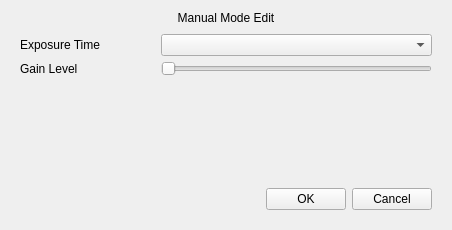
<?xml version="1.0" encoding="UTF-8"?>
<ui version="4.0">
 <class>EditManualMode</class>
 <widget class="QWidget" name="EditManualMode">
  <property name="geometry">
   <rect>
    <x>0</x>
    <y>0</y>
    <width>452</width>
    <height>230</height>
   </rect>
  </property>
  <property name="windowTitle">
   <string>Form</string>
  </property>
  <layout class="QVBoxLayout" name="verticalLayout_2">
   <property name="spacing">
    <number>0</number>
   </property>
   <item>
    <widget class="QLabel" name="label_title">
     <property name="text">
      <string>Manual Mode Edit</string>
     </property>
     <property name="alignment">
      <set>Qt::AlignCenter</set>
     </property>
    </widget>
   </item>
   <item>
    <widget class="QWidget" name="widget_background" native="true">
     <layout class="QVBoxLayout" name="verticalLayout">
      <item>
       <layout class="QGridLayout" name="gridLayout_2">
        <item row="0" column="0">
         <widget class="QLabel" name="label_exposureTime">
          <property name="sizePolicy">
           <sizepolicy hsizetype="Preferred" vsizetype="Preferred">
            <horstretch>1</horstretch>
            <verstretch>0</verstretch>
           </sizepolicy>
          </property>
          <property name="text">
           <string>Exposure Time</string>
          </property>
         </widget>
        </item>
        <item row="0" column="1">
         <widget class="ComboBox" name="comboBox_exposureTime">
          <property name="sizePolicy">
           <sizepolicy hsizetype="Preferred" vsizetype="Fixed">
            <horstretch>2</horstretch>
            <verstretch>0</verstretch>
           </sizepolicy>
          </property>
         </widget>
        </item>
        <item row="1" column="0">
         <widget class="QLabel" name="label_gainLevel">
          <property name="text">
           <string>Gain Level</string>
          </property>
         </widget>
        </item>
        <item row="1" column="1">
         <widget class="BaseSlider" name="slider_gainLevel">
          <property name="sizePolicy">
           <sizepolicy hsizetype="Expanding" vsizetype="Ignored">
            <horstretch>0</horstretch>
            <verstretch>0</verstretch>
           </sizepolicy>
          </property>
          <property name="orientation">
           <enum>Qt::Horizontal</enum>
          </property>
         </widget>
        </item>
       </layout>
      </item>
      <item>
       <spacer name="verticalSpacer">
        <property name="orientation">
         <enum>Qt::Vertical</enum>
        </property>
        <property name="sizeHint" stdset="0">
         <size>
          <width>20</width>
          <height>40</height>
         </size>
        </property>
       </spacer>
      </item>
      <item>
       <layout class="QGridLayout" name="gridLayout">
        <item row="0" column="0">
         <spacer name="horizontalSpacer">
          <property name="orientation">
           <enum>Qt::Horizontal</enum>
          </property>
          <property name="sizeHint" stdset="0">
           <size>
            <width>40</width>
            <height>20</height>
           </size>
          </property>
         </spacer>
        </item>
        <item row="0" column="1">
         <widget class="MyPushButton" name="pushButton_ok">
          <property name="text">
           <string>OK</string>
          </property>
         </widget>
        </item>
        <item row="0" column="2">
         <widget class="MyPushButton" name="pushButton_cancel">
          <property name="text">
           <string>Cancel</string>
          </property>
         </widget>
        </item>
       </layout>
      </item>
     </layout>
    </widget>
   </item>
  </layout>
 </widget>
 <customwidgets>
  <customwidget>
   <class>ComboBox</class>
   <extends>QComboBox</extends>
   <header>combobox.h</header>
  </customwidget>
  <customwidget>
   <class>MyPushButton</class>
   <extends>QPushButton</extends>
   <header>mypushbutton.h</header>
  </customwidget>
  <customwidget>
   <class>BaseSlider</class>
   <extends>QSlider</extends>
   <header>baseslider.h</header>
   <container>1</container>
  </customwidget>
 </customwidgets>
 <resources/>
 <connections/>
</ui>
